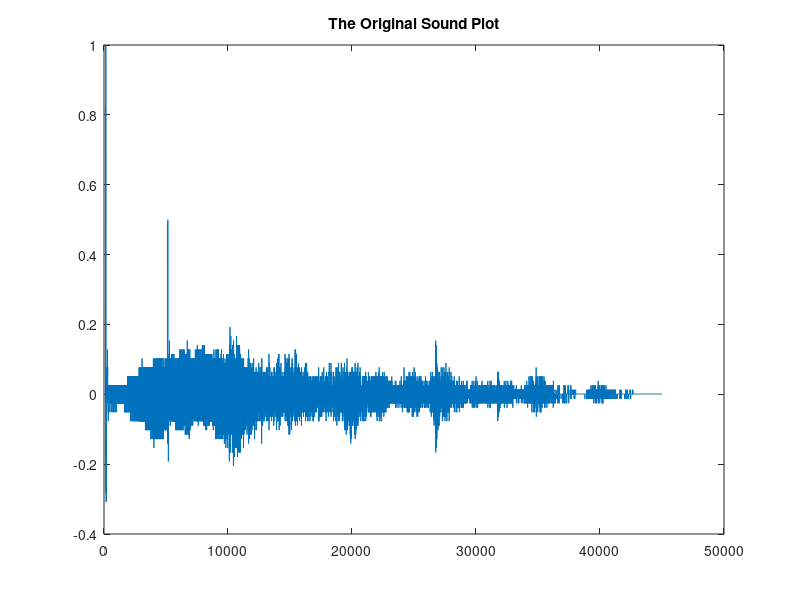
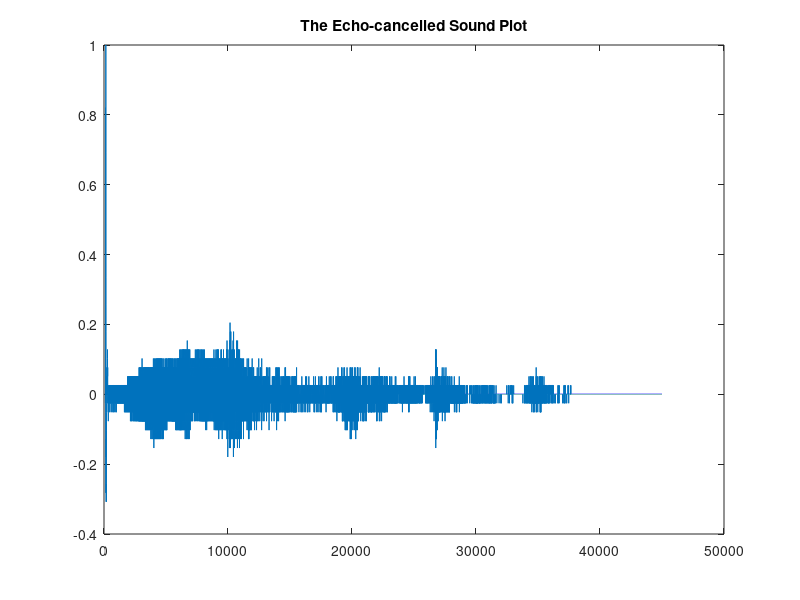

Write MATLAB code to recreate these figures, in order.
% Q12
% the original recording is stored in y
% a is derived in the previous question
load group_7_echo.mat;

sound(y,Fs);
a = [1,zeros(1,4999),0.5];
z = filter(1,a,y);
plot(y);
title('The Original Sound Plot');
figure;
plot(z);
title('The Echo-cancelled Sound Plot');
save('group_7_removed.mat','z','Fs');
